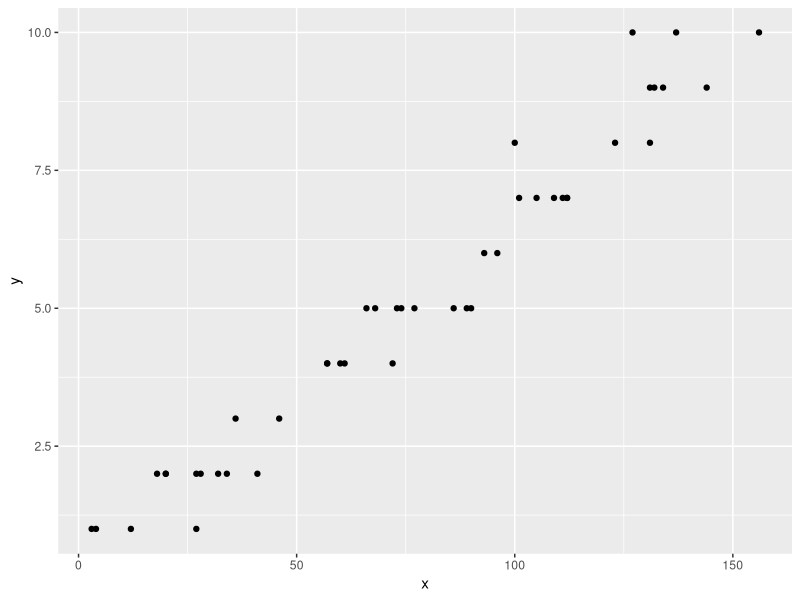
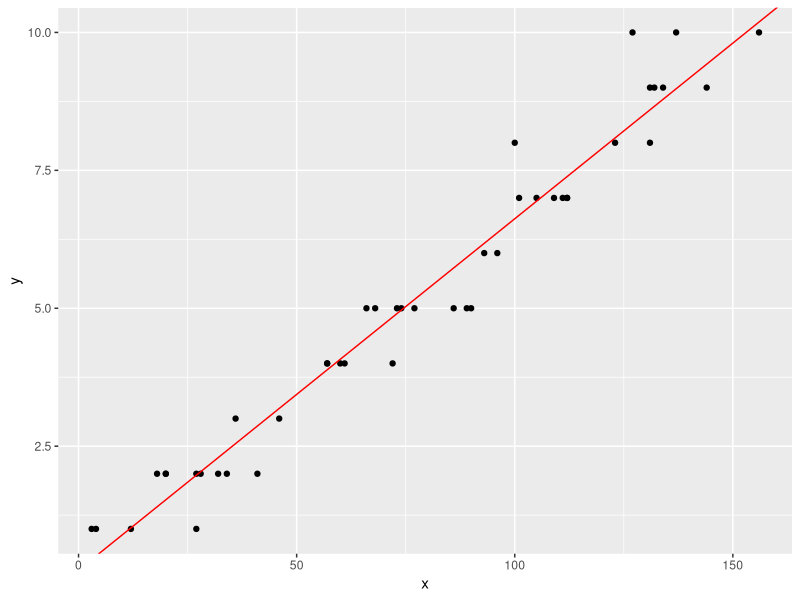
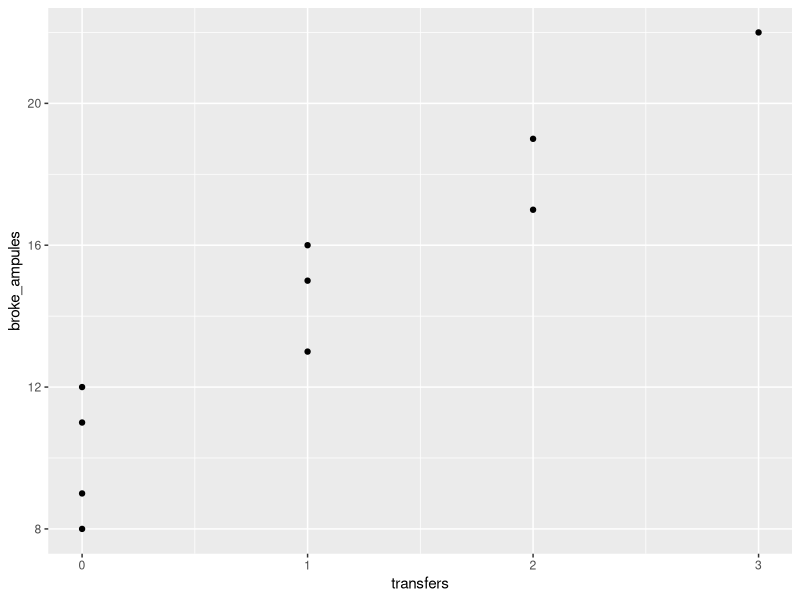
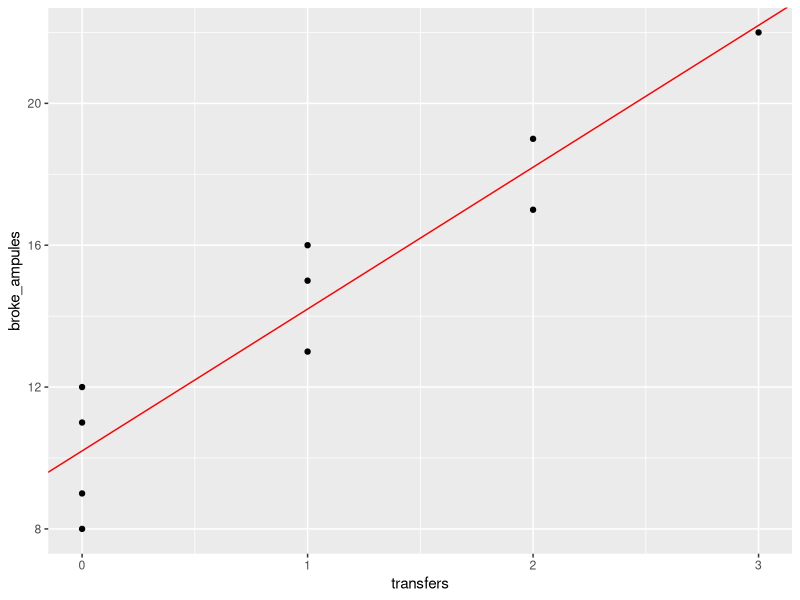
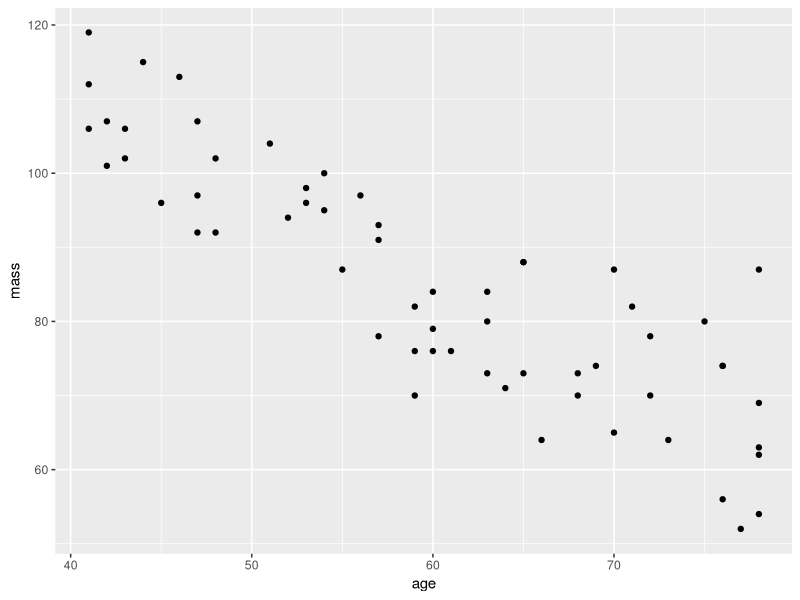
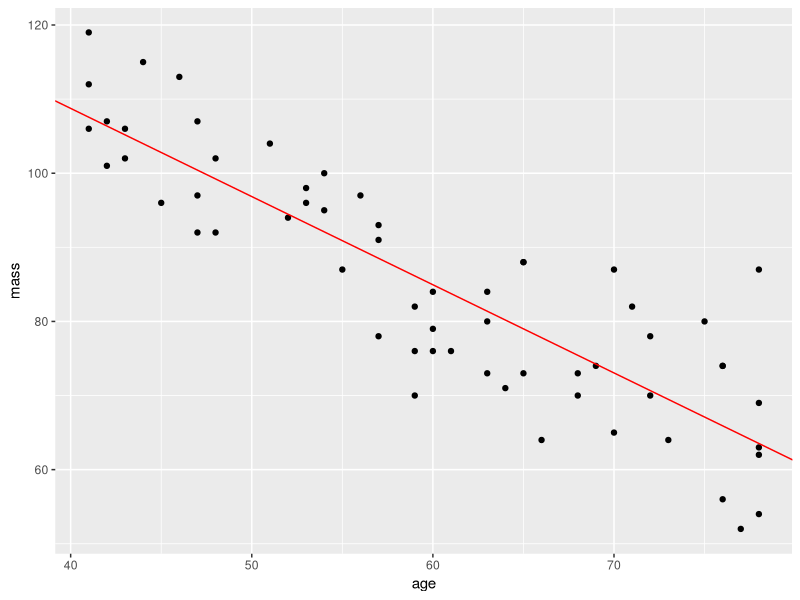

R code for these plots, in order:
library(tidyverse)

setwd("~/GitHub/STA3386/Data")

dat <- read.table("copier maintenance.txt", header = TRUE)

#1. plot scatterplot

scatter <- function(data, x, y) {
  ggplot(data, aes(x = x, y = y)) + geom_point()
}

g <- scatter(dat, dat$num_copies, dat$minutes)
g

#2. find the least square line
fit <- lm(minutes ~ num_copies, data = dat)

#3. add least squares line to ggplot
g + geom_abline(intercept = fit$coefficients[1], 
                slope = fit$coefficients[2], col = "red")

#4. test the slope
fit %>% summary()

#5. CI for the true slope
fit %>% confint(level = .95)

#6. assess the fit
cor(dat$num_copies, dat$minutes)

fit %>% summary()

# we see looking at the multiple R squared that 95.7% of the variation 
# is explained by the model

## airfreight breakage

airfreight <- read.table("airfreight breakage.txt", header = TRUE)

#1. plot a scatter plot
g <- ggplot(data = airfreight, aes(x = transfers, y = broke_ampules)) +
  geom_point()
g

#2. find the least square line
fit <- lm(broke_ampules~transfers, data = airfreight)

#3. add least squares line to ggplot
g + geom_abline(intercept = fit$coefficients[1], 
                slope = fit$coefficients[2], col = "red")

#4. test the slope
fit %>% summary()

#5. CI for the true slope
fit %>% confint(level = .95)

#6. asess the fit
fit %>% summary()

#90% of the variance is explained

## Muscle mass

#0. read in data

muscle <- read.table("muscle mass.txt", header = TRUE)

#1. plot a scatter plot

g <- ggplot(data = muscle, aes(x = age, y = mass)) +
  geom_point()
g

#2. find the least square line
fit <- lm(mass ~ age, data = muscle)

#3. add the least square line to the plot
g + geom_abline(intercept = fit$coefficients[1], 
                slope = fit$coefficients[2], col = "red")

#4. test the slope
fit %>% summary()

#5. CI for true slope
fit %>% confint(level = .95)

#6. assess the fit
fit %>% summary()

#75% of the variance is explained with this model.

# Book 2.1
#   A. The conclusion is warranted because we cannot have the slope be 0 and 0 
#   is not in the CI. It has a 5% level of significance.
#   B. the CI of the intercept doesn't matter because we just need the intercept
#   to make a line.
